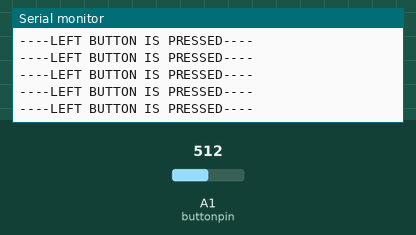
Simulated run of this sketch. Board: Arduino Uno, built with avr-gcc and run on an emulated ATmega328P. On the bench: the last lines printed to the serial monitor. Inputs (shaded band) come from the test bench; at power-on: A1 (buttonpin) = 512.

Above: at 1.2 s.
1.3 s: A1 (buttonpin) set to 716
At 1.8 s:
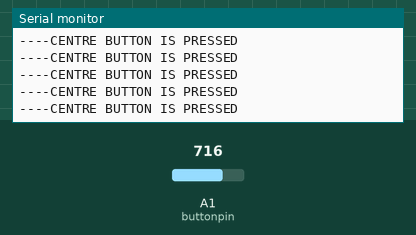
3.2 s: A1 (buttonpin) set to 735
At 3.7 s:
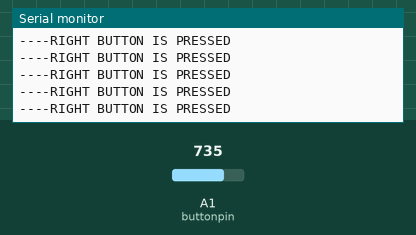
5.2 s: A1 (buttonpin) set to 715
At 6.0 s:
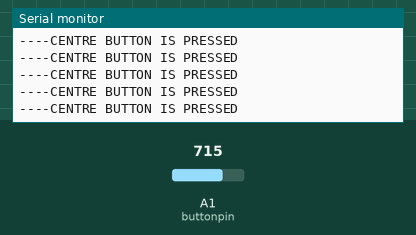
8.2 s: A1 (buttonpin) set to 800
At 8.7 s:
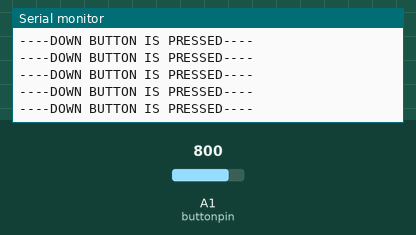
10.2 s: A1 (buttonpin) set to 910
At 10.7 s:
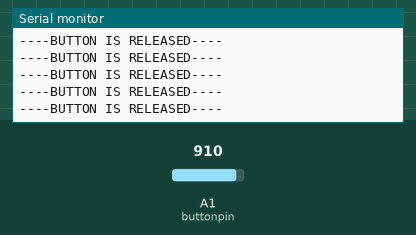
12.1 s: A1 (buttonpin) set to 780
At 12.9 s:
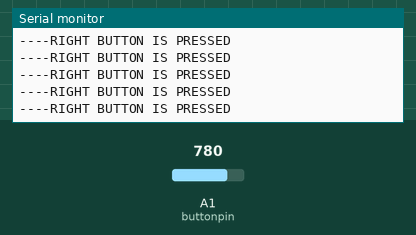

The sketch:

arbd1_naviswitch2.ino
```cpp
int buttonpin=A1;
int switch_value;
int p;
void setup() {
  // put your setup code here, to run once:
pinMode(buttonpin,INPUT);
Serial.begin(9600);
}

void loop() {
  // put your main code here, to run repeatedly:
switch_value=analogRead(buttonpin);
delay(20);
       if(switch_value < 100)
        //The ADC value for UP button should be approx. 0
            Serial.println("----UP BUTTON IS PRESSED----") ;
        else if((switch_value > 400) && (switch_value < 600))
        //The ADC value for LEFT button should be approx.512
            Serial.println("----LEFT BUTTON IS PRESSED----");
        else if((switch_value > 600) && (switch_value < 725))
        //The ADC value for CENTRE button should be approx. 676
            Serial.println("----CENTRE BUTTON IS PRESSED") ;
        else if((switch_value > 725) && (switch_value < 790))
        //The ADC value for RIGHT button should be approx. 768
            Serial.println("----RIGHT BUTTON IS PRESSED") ;
        else if((switch_value > 790) && (switch_value < 850))
        //The ADC value for DOWN button should be approx. 819
            Serial.println("----DOWN BUTTON IS PRESSED----");
        else if(switch_value > 900)
            Serial.println("----BUTTON IS RELEASED----");

}
```

Measured:
- after the input at 1.3 s, the serial monitor: prints a new line after 0.08 s (image 1)
- after the input at 3.2 s, the serial monitor: prints a new line after 0.09 s (image 2)
- after the input at 8.2 s, the serial monitor: prints a new line after 0.07 s (image 4)
- after the input at 10.2 s, the serial monitor: prints a new line after 0.07 s (image 5)
- after the input at 12.1 s, the serial monitor: prints a new line after 0.09 s (image 6)
